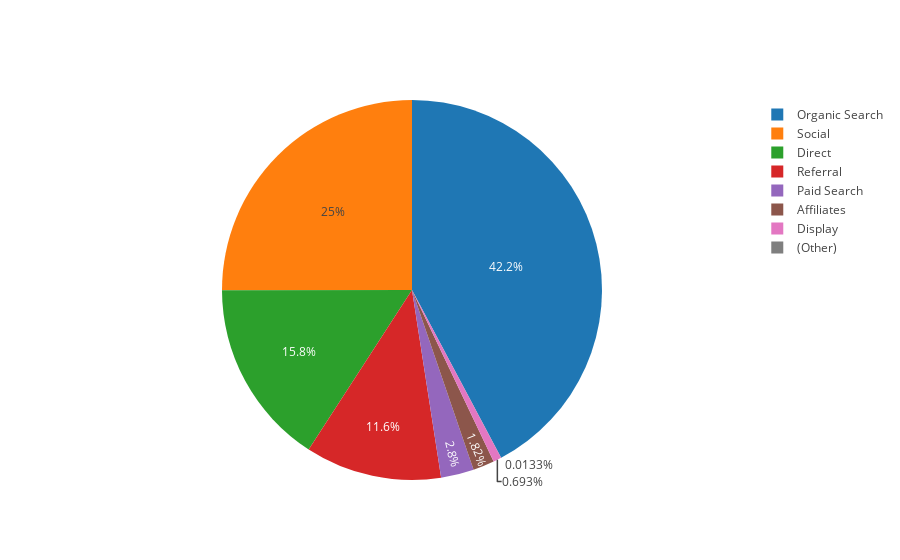

Notebook source saved alongside this figure:
### Code cell
data = train_df[['channelGrouping','totals.transactionRevenue']]
temp = data['channelGrouping'].value_counts()
chart = [go.Pie(labels = temp.index, values = temp.values)]
py.iplot(chart)

### Figure 1 — Plotly figure (JSON) as saved in the notebook; plotly's stock layout.template omitted (floating-point values rounded to 4 significant figures)
{"data": [{"labels": ["Organic Search", "Social", "Direct", "Referral", "Paid Search", "Affiliates", "Display", "(Other)"], "type": "pie", "uid": "5b5fbdf0-e715-11e8-a5ea-8c859051acaa", "values": [381561, 226117, 143026, 104838, 25326, 16403, 6262, 120]}], "layout": {}}
